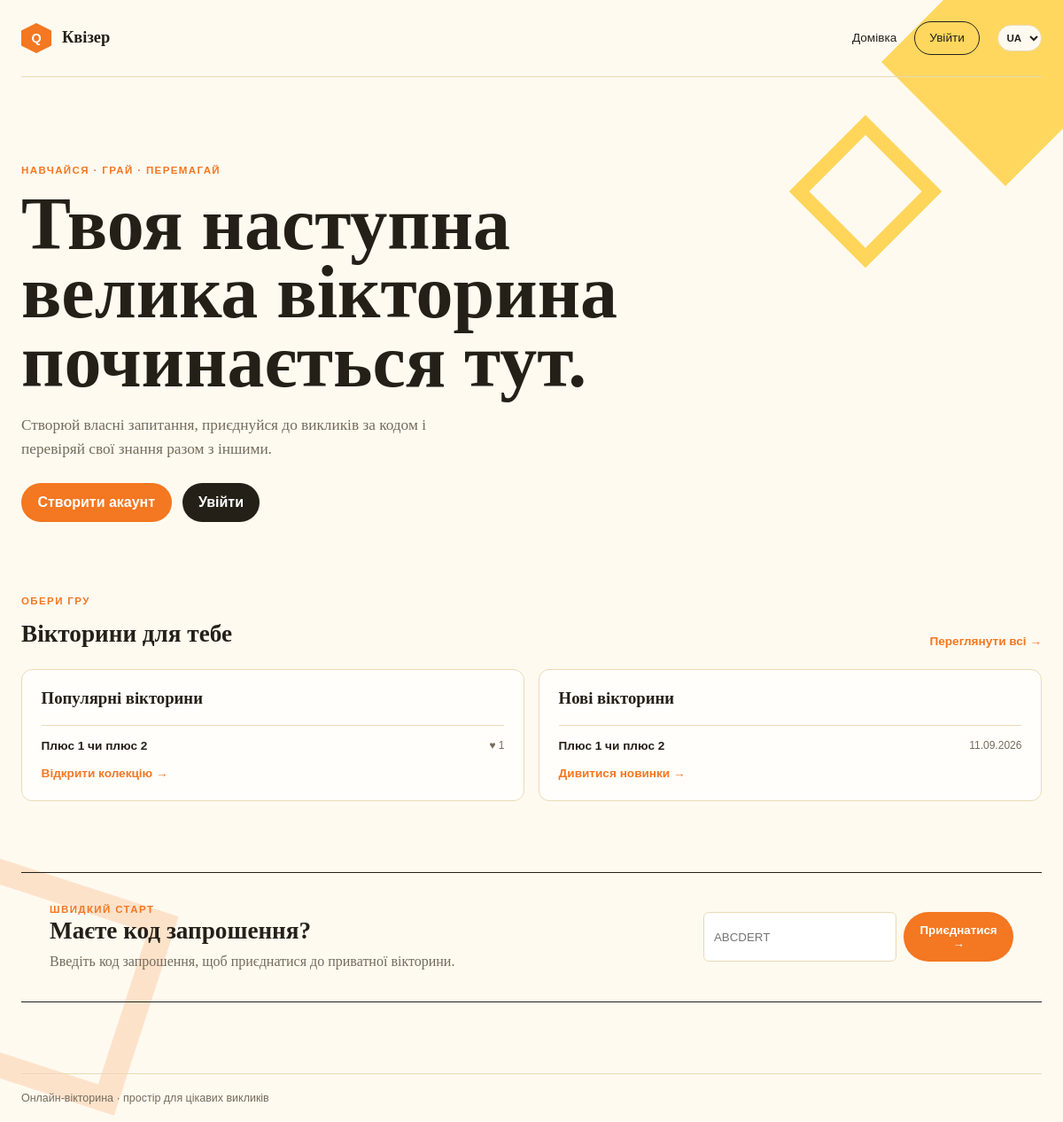
/, run on an earlier commit of the app's database.
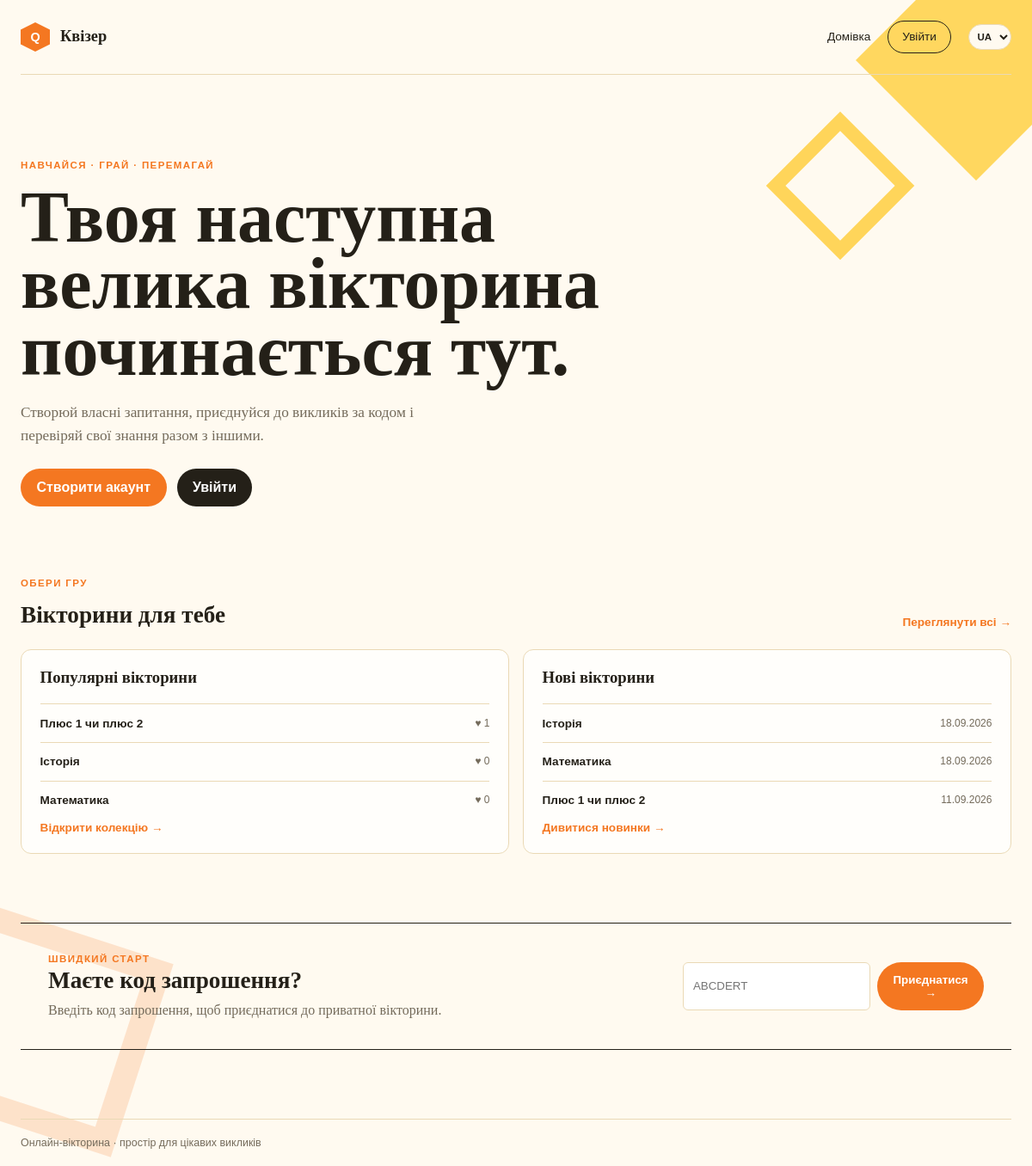
And on a later commit of the database.
### quizzes/models.py (models this page shows, shortened)
class Quiz(models.Model):
    title = models.CharField(max_length=200)
    description = models.TextField(blank=True)
    category = models.ForeignKey(Category, null=True, blank=True, on_delete=models.SET_NULL, related_name='quizzes', verbose_name=_('Category'))
    shuffle_answers = models.BooleanField(_('Shuffle answers'), default=True)
    shuffle_questions = models.BooleanField(_('Shuffle questions'), default=False)
    announced = models.BooleanField(default=False, editable=False)
    owner = models.ForeignKey(
        settings.AUTH_USER_MODEL,
        on_delete=models.CASCADE,
        related_name='owned_quizzes',
    )
    invite_code = models.CharField(max_length=8, unique=True, editable=False)
    is_published = models.BooleanField(default=False)
    is_private = models.BooleanField(default=False)
    created_at = models.DateTimeField(auto_now_add=True)
    updated_at = models.DateTimeField(auto_now=True)
    class Meta:
        ordering = ('-created_at',)
        verbose_name = _('Quiz')
        verbose_name_plural = _('Quizzes')

### main/views.py (the view)
# urls.py: path('', home_view, name='home'),
def home_view(request):
    popular_quizzes = Quiz.objects.filter(is_published=True, is_private=False).order_by('-likes__created_at', '-created_at').distinct()[:3]
    new_quizzes = Quiz.objects.filter(is_published=True, is_private=False).order_by('-created_at')[:3]
    return render(request, 'main/home.html', {'popular_quizzes': popular_quizzes, 'new_quizzes': new_quizzes})

### quizzes/context_processors.py (called while the page is built)
def notification_count(request):
    if not request.user.is_authenticated:
        return {}
    return {'unread_notifications': request.user.notifications.filter(
        is_read=False, quiz__is_published=True, quiz__is_private=False).count()}

### main/templates/main/home.html (shortened to what this page needs)
{% extends 'login/base.html' %}
{% load i18n %}
{% block content %}
<section class="hero">
    <p class="eyebrow">{% trans 'Learn · play · win' %}</p>
    <h1>{% trans 'Your next great quiz starts here.' %}</h1>
    <p class="hero-copy">{% trans 'Create your own questions, join challenges with a code and test your knowledge with others.' %}</p>
    <div class="links">
        {% if user.is_authenticated %}
            <a class="button" href="{% url 'quiz_create' %}">{% trans 'Create a quiz' %}</a>
            <a class="button secondary" href="#join-quiz">{% trans 'Join with a code' %}</a>
        {% else %}
            <a class="button" href="{% url 'register' %}">{% trans 'Create an account' %}</a>
            <a class="button secondary" href="{% url 'login' %}">{% trans 'Log in' %}</a>
        {% endif %}
    </div>
</section>
<section class="quiz-sections" aria-label="{% trans 'Quizzes' %}">
    <div class="section-heading">
        <div>
            <p class="eyebrow">{% trans 'Choose your game' %}</p>
            <h2>{% trans 'Quizzes for you' %}</h2>
        </div>
        <a class="text-link" href="{% url 'quiz_list' %}">{% trans 'View all →' %}</a>
    </div>
    <div class="home-quiz-columns">
        <div class="home-quiz-column">
            <h3>{% trans 'Popular quizzes' %}</h3>
            {% for quiz in popular_quizzes %}
                <a class="home-quiz-card" href="{% url 'quiz_detail' quiz.pk %}"><strong>{{ quiz.title }}</strong><span>♥ {{ quiz.likes.count }}</span></a>
            {% empty %}<p>{% trans 'No popular quizzes yet.' %}</p>{% endfor %}
            <a class="text-link" href="{% url 'quiz_list' %}">{% trans 'Open collection →' %}</a>
        </div>
        <div class="home-quiz-column">
            <h3>{% trans 'New quizzes' %}</h3>
            {% for quiz in new_quizzes %}
                <a class="home-quiz-card" href="{% url 'quiz_detail' quiz.pk %}"><strong>{{ quiz.title }}</strong><span>{{ quiz.created_at|date:'d.m.Y' }}</span></a>
            {% empty %}<p>{% trans 'No new quizzes yet.' %}</p>{% endfor %}
            <a class="text-link" href="{% url 'quiz_list' %}">{% trans "See what's new →" %}</a>
        </div>
    </div>
</section>
<section class="action-strip" id="join-quiz">
    <div>
        <p class="eyebrow">{% trans 'Quick start' %}</p>
        <h2>{% trans 'Have an invitation code?' %}</h2>
        <p>{% trans 'Enter the invite code to join a private quiz.' %}</p>
    </div>
    <form class="invite-form" method="post" action="{% url 'quiz_join' %}">
        <input name="invite_code" maxlength="8" placeholder="ABCDERT" required>
        <button type="submit">{% trans 'Join' %} →</button>
    </form>
</section>
{% endblock %}

What changed in the data, as far as the page shows it:
added Quiz: title "Історія", likes.count "0", created_at "18.09.2026"
added Quiz: title "Математика", likes.count "0", created_at "18.09.2026"
